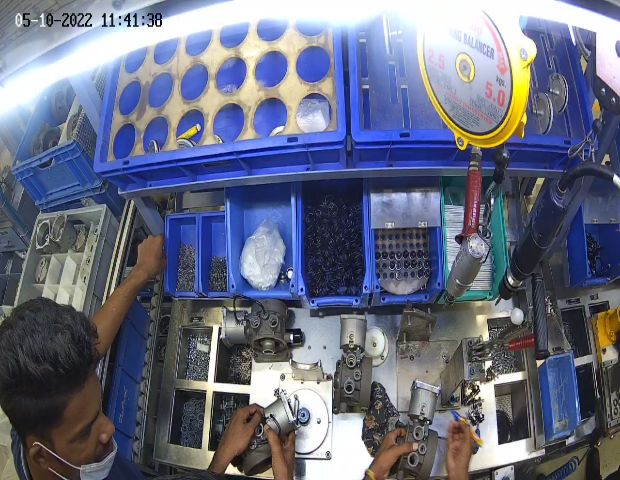
#> input picture image.png, 620 x 480 px, given in place of 2022051011415420220510121154.mp4, which was not available
$ python blur.py
#> lines starting #> are read from the running program, lines starting #| are printed output that depends on the picture; after the words box and inside, x2 and y2 are one past the last pixel; in counts of white or black regions, pixels touching at a corner belong together; pictures that were not available may be replaced by others from this repository, and a replacement may not be noted
#> further down, frame is the input picture: shape (480, 620, 3); mean B, G, R 130, 109.4, 104.4
import cv2
import numpy as np
import matplotlib.pyplot as plt
lower = np.array([0, 35, 75], dtype = "uint8")
upper = np.array([15, 255, 255], dtype = "uint8")
vid = cv2.VideoCapture('2022051011415420220510121154.mp4')

def skin_detect(frame):

    converted = cv2.cvtColor(frame, cv2.COLOR_BGR2HSV)
#> converted: shape (480, 620, 3); mean H, S, V 89.4, 78.9, 137.6
    skinMask = cv2.inRange(converted, lower, upper)
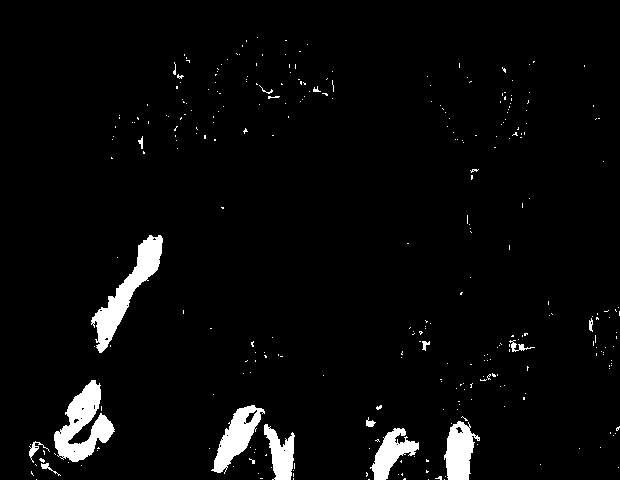
#> skinMask: shape (480, 620); 3.8% white; 312 white regions (295 under 20 px), largest, box (x1, y1, x2, y2) and area: (54, 380, 115, 462) 2400, (91, 235, 163, 353) 2389, (211, 405, 265, 474) 1527
# apply a series of erosions and dilations to the mask
# using an elliptical kernel
    kernel = cv2.getStructuringElement(cv2.MORPH_ELLIPSE, (5, 5))
    skinMask = cv2.erode(skinMask, kernel, iterations = 2)
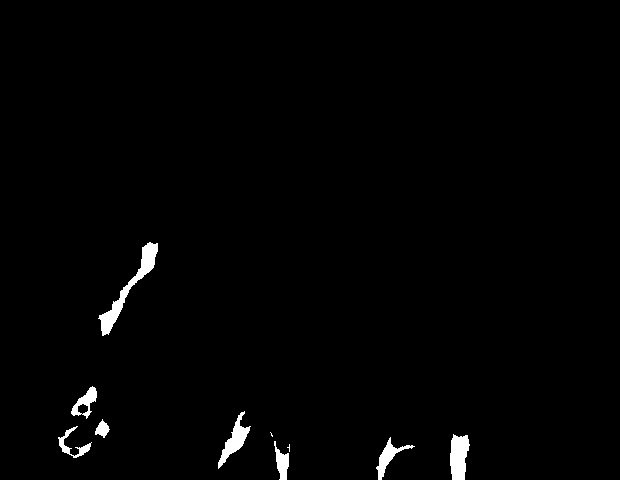
#> skinMask: shape (480, 620); 1.3% white; 10 white regions (2 under 20 px), largest, box (x1, y1, x2, y2) and area: (98, 242, 158, 336) 1065, (450, 434, 470, 480) 702, (218, 411, 251, 469) 590
    skinMask = cv2.dilate(skinMask, kernel, iterations = 2)
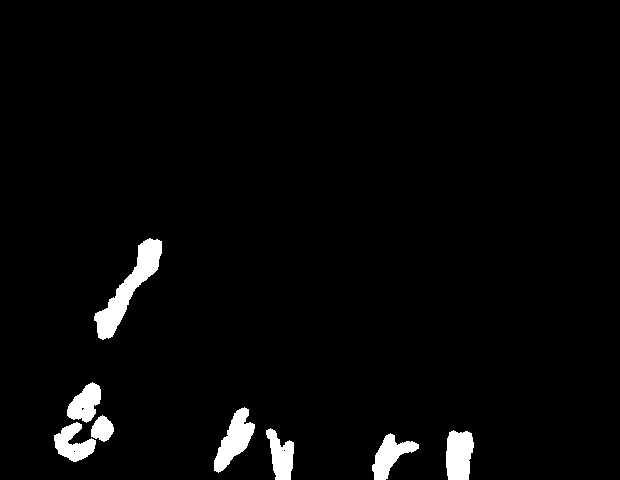
#> skinMask: shape (480, 620); 2.9% white; 8 white regions, largest, box (x1, y1, x2, y2) and area: (94, 238, 162, 340) 2127, (214, 407, 255, 473) 1274, (446, 430, 474, 480) 1174
# blur the mask to help remove noise, then apply the
# mask to the frame
    skinMask = cv2.GaussianBlur(skinMask, (3, 3), 0)

    skin = cv2.bitwise_and(frame, frame, mask = skinMask)
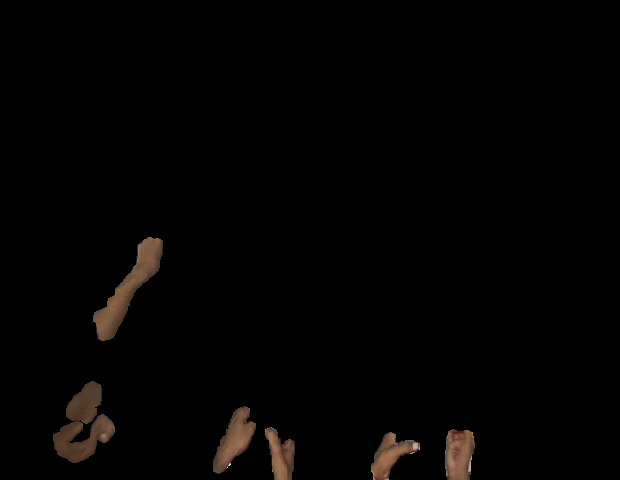
#> skin: shape (480, 620, 3); mean B, G, R 2, 2.7, 3.7

    return skin


while True:
    ret,frame = vid.read()
    if ret == False : break
    #frame = cv2.cvtColor(frame,cv2.COLOR_BGR2HSV)
    color = np.array([40,58,80], dtype='uint8')
    s = skin_detect(frame)
    cv2.imshow("s",s)
    #frame = np.where(s[...], color, frame)
    # blurred_img = cv2.GaussianBlur(frame, (51, 51), 7)
    frame = np.where(s[...], color, frame)

    #print(frame.shape)
    cv2.imshow("Output", frame)


    if cv2.waitKey(25) & 0xFF == ord('q'):
#> (key q is pressed here)
            break
cv2.imshow("blur",frame)
vid.release()
cv2.destroyAllWindows()
